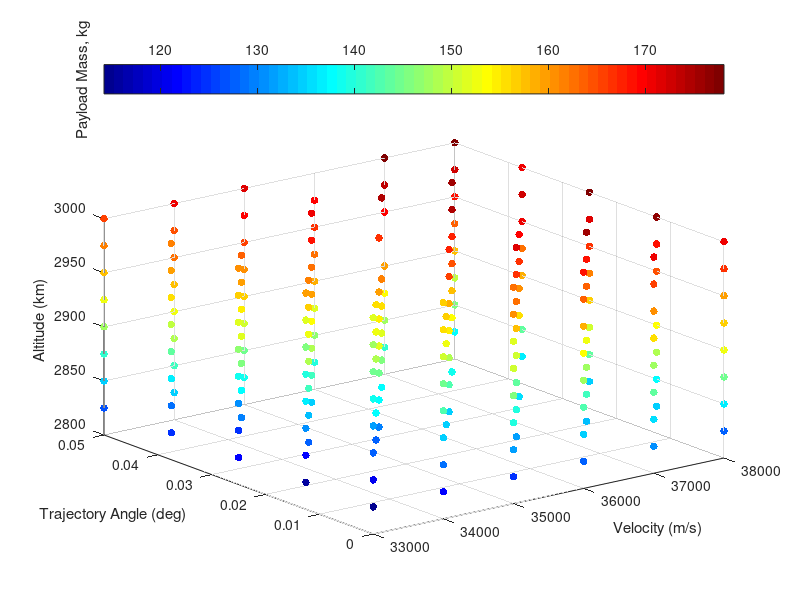

Here is the MATLAB script that generated this plot: (Note: this script raises an error after producing the figure.)
% visualising third stage cost results
% clear all
ThirdStageData = sortrows(dlmread('thirdstageforvis.dat'));
Atmosphere = dlmread('atmosphere.txt');
% map = [0, 0, 0
%     0, 0, 0
%     .0, 0, 0
%     .2, 0, 0
%     .6, 0, 0.0
%     1.0, 0, 0];
% colormap(map)




colormap jet
scatter3(ThirdStageData(:,3),ThirdStageData(:,4),ThirdStageData(:,5),30,ThirdStageData(:,6), 'filled')

ylabel('Trajectory Angle (deg)')
xlabel('Velocity (m/s)')
zlabel('Altitude (km)')
c=colorbar('northoutside');
ylabel(c,'Payload Mass, kg')



[VGrid,thetaGrid,vGrid] = ndgrid(33000:1000:37000,[0 0.0125 0.025 0.0375 0.05],[2825:25:3000]);

PayloadDataInterp = scatteredInterpolant(ThirdStageData(:,3),ThirdStageData(:,4),ThirdStageData(:,5),ThirdStageData(:,6));
PayloadData = PayloadDataInterp(VGrid,thetaGrid,vGrid);
global PayloadGrid
PayloadGrid = griddedInterpolant(VGrid,thetaGrid,vGrid,PayloadData,'spline','linear');


% [meshAlt,meshAngle,meshVel] = meshgrid(unique(ThirdStageData(:,3)),unique(ThirdStageData(:,4)),unique(ThirdStageData(:,5)));
% meshPayload = permute(reshape(ThirdStageData(:,6),[length(unique(ThirdStageData(:,5))),length(unique(ThirdStageData(:,4))),length(unique(ThirdStageData(:,3)))]),[2 3 1]);
 figure(200)

colormap(gray)
C = contourf(rad2deg(thetaGrid(:,:,2)),VGrid(:,:,2)/1000,PayloadData(:,:,7),21)
% C = contourf(rad2deg(meshAngle(:,:,2)),meshAlt(:,:,2)/1000,meshPayload(:,:,3),12)
% C = contourf(rad2deg(meshAngle),meshAlt/1000,meshPayload,13)

xlabel('Release Angle (deg)')
ylabel('Altitude (km)')
% title('2750 m/s')
% ylim([30 40])
c = colorbar;
c.Label.String = 'Payload (kg)';

% slice(threeDMAT,[1,3,5],[],[])
% colormap hsv


% contourslice(threeDMAT,[1,3,6],[],[],10)


% 
% % getting maximum values
% [max1,ind1] = max(threeDMAT,[],3);
% 
% [max2,ind2] = max(max1,[],2);
% 
% ind  = [ind1(ind2),ind2] % this really doesnt tell me much, as it wants very high altitude all the time
% 
% 
% 
% 
% 
% % plotting density
% 
% 
% figure(4)
% plot(Atmosphere(:,1)/1000,  Atmosphere(:,4)),'Color','k','LineWidth',0.8;
% xlim([20,40])
% 
% xlabel('Altitude (km)')
% ylabel('Density (kg/m^3)')
% 
% 
% figure(5)
% 
% [meshAngle2,meshVel2,meshAlt2] = meshgrid(Angle,Vel,Alt);
% 
% colormap(gray)
% 
% colormap(flipud(colormap))
% hx = slice(meshAngle2,meshVel2,meshAlt2./1000,threeDMAT,[],[2600:100:3000],[])
% 
% % [Xq,Yq,Zq] = meshgrid([0:.5:5],[2600:100:3000],[20000:500:40000]);
% % threeDMATint = interp3(meshAngle2,meshVel2,meshAlt2,threeDMAT,Xq,Yq,Zq);
% % hx = slice(Xq,Yq,Zq/1000,threeDMATint,[],[2600:100:3000],[]);
% 
% caxis([220 340]) 
% c=colorbar('northoutside')
% c.LimitsMode = 'manual'
% c.Limits = [180 320]
% 
% set(hx, 'EdgeColor', 'none');
% 
% % set(hx, 'FaceColor', 'interp'); % use this to smooth
% set(hx, 'FaceColor', 'flat');
% 
% xlabel('Trajectory Angle (deg)','FontSize',17)
% ylabel('Velocity (m/s)','FontSize',17)
% zlabel('Altitude (km)','FontSize',17)
% ylabel(c,'Payload Mass, kg','FontSize',17)
